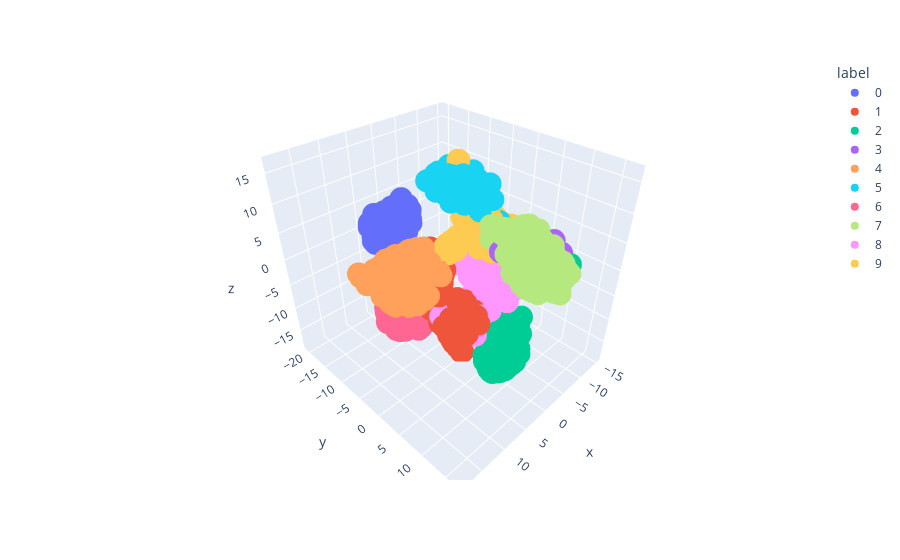

The notebook cell saved with this chart:
### Code cell
import plotly.express as px
fig = px.scatter_3d(df, x='x', y='y', z='z', color='label')
fig.show()

### Figure 1 — Plotly figure (JSON) as saved in the notebook; plotly's stock layout.template omitted (floating-point values rounded to 4 significant figures; data arrays with more than 128 entries replaced by an {"elided": "..."} marker saying what was removed)
{"data": [{"hovertemplate": "label=0<br>x=%{x}<br>y=%{y}<br>z=%{z}<extra></extra>", "legendgroup": "0", "marker": {"color": "#636efa", "symbol": "circle"}, "mode": "markers", "name": "0", "scene": "scene", "showlegend": true, "type": "scatter3d", "x": {"elided": "178 float values"}, "y": {"elided": "178 float values"}, "z": {"elided": "178 float values"}}, {"hovertemplate": "label=1<br>x=%{x}<br>y=%{y}<br>z=%{z}<extra></extra>", "legendgroup": "1", "marker": {"color": "#EF553B", "symbol": "circle"}, "mode": "markers", "name": "1", "scene": "scene", "showlegend": true, "type": "scatter3d", "x": {"elided": "182 float values"}, "y": {"elided": "182 float values"}, "z": {"elided": "182 float values"}}, {"hovertemplate": "label=2<br>x=%{x}<br>y=%{y}<br>z=%{z}<extra></extra>", "legendgroup": "2", "marker": {"color": "#00cc96", "symbol": "circle"}, "mode": "markers", "name": "2", "scene": "scene", "showlegend": true, "type": "scatter3d", "x": {"elided": "177 float values"}, "y": {"elided": "177 float values"}, "z": {"elided": "177 float values"}}, {"hovertemplate": "label=3<br>x=%{x}<br>y=%{y}<br>z=%{z}<extra></extra>", "legendgroup": "3", "marker": {"color": "#ab63fa", "symbol": "circle"}, "mode": "markers", "name": "3", "scene": "scene", "showlegend": true, "type": "scatter3d", "x": {"elided": "183 float values"}, "y": {"elided": "183 float values"}, "z": {"elided": "183 float values"}}, {"hovertemplate": "label=4<br>x=%{x}<br>y=%{y}<br>z=%{z}<extra></extra>", "legendgroup": "4", "marker": {"color": "#FFA15A", "symbol": "circle"}, "mode": "markers", "name": "4", "scene": "scene", "showlegend": true, "type": "scatter3d", "x": {"elided": "181 float values"}, "y": {"elided": "181 float values"}, "z": {"elided": "181 float values"}}, {"hovertemplate": "label=5<br>x=%{x}<br>y=%{y}<br>z=%{z}<extra></extra>", "legendgroup": "5", "marker": {"color": "#19d3f3", "symbol": "circle"}, "mode": "markers", "name": "5", "scene": "scene", "showlegend": true, "type": "scatter3d", "x": {"elided": "182 float values"}, "y": {"elided": "182 float values"}, "z": {"elided": "182 float values"}}, {"hovertemplate": "label=6<br>x=%{x}<br>y=%{y}<br>z=%{z}<extra></extra>", "legendgroup": "6", "marker": {"color": "#FF6692", "symbol": "circle"}, "mode": "markers", "name": "6", "scene": "scene", "showlegend": true, "type": "scatter3d", "x": {"elided": "181 float values"}, "y": {"elided": "181 float values"}, "z": {"elided": "181 float values"}}, {"hovertemplate": "label=7<br>x=%{x}<br>y=%{y}<br>z=%{z}<extra></extra>", "legendgroup": "7", "marker": {"color": "#B6E880", "symbol": "circle"}, "mode": "markers", "name": "7", "scene": "scene", "showlegend": true, "type": "scatter3d", "x": {"elided": "179 float values"}, "y": {"elided": "179 float values"}, "z": {"elided": "179 float values"}}, {"hovertemplate": "label=8<br>x=%{x}<br>y=%{y}<br>z=%{z}<extra></extra>", "legendgroup": "8", "marker": {"color": "#FF97FF", "symbol": "circle"}, "mode": "markers", "name": "8", "scene": "scene", "showlegend": true, "type": "scatter3d", "x": {"elided": "174 float values"}, "y": {"elided": "174 float values"}, "z": {"elided": "174 float values"}}, {"hovertemplate": "label=9<br>x=%{x}<br>y=%{y}<br>z=%{z}<extra></extra>", "legendgroup": "9", "marker": {"color": "#FECB52", "symbol": "circle"}, "mode": "markers", "name": "9", "scene": "scene", "showlegend": true, "type": "scatter3d", "x": {"elided": "180 float values"}, "y": {"elided": "180 float values"}, "z": {"elided": "180 float values"}}], "layout": {"legend": {"title": {"text": "label"}, "tracegroupgap": 0}, "margin": {"t": 60}, "scene": {"domain": {"x": [0, 1], "y": [0, 1]}, "xaxis": {"title": {"text": "x"}}, "yaxis": {"title": {"text": "y"}}, "zaxis": {"title": {"text": "z"}}}}}
